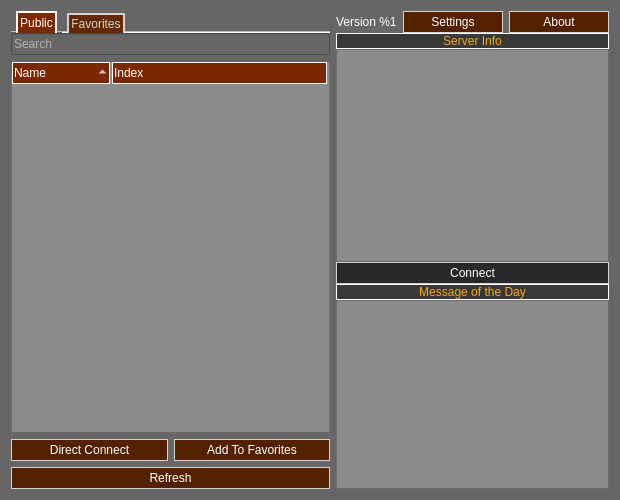
<?xml version="1.0" encoding="UTF-8"?>
<ui version="4.0">
 <class>lobby</class>
 <widget class="QWidget" name="lobby">
  <property name="geometry">
   <rect>
    <x>0</x>
    <y>0</y>
    <width>620</width>
    <height>500</height>
   </rect>
  </property>
  <property name="sizePolicy">
   <sizepolicy hsizetype="Expanding" vsizetype="Expanding">
    <horstretch>0</horstretch>
    <verstretch>0</verstretch>
   </sizepolicy>
  </property>
  <property name="contextMenuPolicy">
   <enum>Qt::CustomContextMenu</enum>
  </property>
  <property name="windowTitle">
   <string/>
  </property>
  <property name="styleSheet">
   <string notr="true">QWidget#lobby {
    background-color : rgba(102, 102, 102, 255);
}

QLabel {
    color: white;
}

QLineEdit {
    background-color: rgb(102,102,102);
  color: rgb(255, 255, 255);
}

QTreeWidget {
    background-color: rgb(102,102,102);
    color: white
}

QPushButton {
    border: 1px solid lightgray;
    background-color: rgb(84,33,0);
    color: white;
    padding: 3;
}

QPushButton:hover {
    border: 1px solid white;
    background-color: rgb(122,40,0);
}

QPushButton:pressed {
    border: 1px solid white;
    background-color: rgb(125,41,0);
    color: white;
}

QPushButton:disabled {
    background-color: rgb(40, 40, 40);
}

QTabBar::tab {
    border: 2px solid lightgray;
    background-color: rgb(100,41,0);
    color: lightgray;
    padding: 2;
    margin-right: 5px;
    margin-left: 5px;
  border-bottom: 0;
}

QTabBar::tab:selected, QTabBar::tab:hover {
    color: white;
    background-color: rgb(122,40,0);
}

QTabBar::tab:selected {
    background-color: rgb(122,40,0);
    border: 2px solid white;
  border-bottom: 0;
}

QTabBar::tab:!selected {
    margin-top: 2px; /* make non-selected tabs look smaller */
}

QHeaderView::section {
    border: 1px solid white;
    background-color: rgb(122,40,0);
    margin-right: 2px;
  padding: 1;
}

QHeaderView::section:pressed {
    background-color: rgb(84,33,0);
}

QHeaderView::up-arrow
{
    image: url(&quot;:/resource/ui/lobby_assets/up-arrow.png&quot;);
}

QHeaderView::down-arrow
{
    image: url(&quot;:/resource/ui/lobby_assets/down-arrow.png&quot;);
}

QScrollBar:vertical {
  background-color: rgba(140,140,140, 255);
  color : white
}

QScrollBar:horizontall {
  background-color: rgba(140,140,140, 255);
  color : white
}</string>
  </property>
  <layout class="QHBoxLayout" name="horizontalLayout">
   <item>
    <widget class="QWidget" native="true">
     <property name="sizePolicy">
      <sizepolicy hsizetype="Preferred" vsizetype="Preferred">
       <horstretch>3</horstretch>
       <verstretch>0</verstretch>
      </sizepolicy>
     </property>
     <layout class="QVBoxLayout" name="verticalLayout_3">
      <property name="leftMargin">
       <number>0</number>
      </property>
      <property name="topMargin">
       <number>0</number>
      </property>
      <property name="rightMargin">
       <number>0</number>
      </property>
      <property name="bottomMargin">
       <number>0</number>
      </property>
      <item>
       <widget class="QTabWidget" name="tabs">
        <property name="contextMenuPolicy">
         <enum>Qt::CustomContextMenu</enum>
        </property>
        <property name="layoutDirection">
         <enum>Qt::LeftToRight</enum>
        </property>
        <property name="styleSheet">
         <string notr="true"/>
        </property>
        <property name="currentIndex">
         <number>0</number>
        </property>
        <property name="documentMode">
         <bool>true</bool>
        </property>
        <widget class="QWidget">
         <attribute name="title">
          <string>Public</string>
         </attribute>
         <layout class="QVBoxLayout" name="verticalLayout_2">
          <property name="leftMargin">
           <number>0</number>
          </property>
          <property name="topMargin">
           <number>0</number>
          </property>
          <property name="rightMargin">
           <number>0</number>
          </property>
          <property name="bottomMargin">
           <number>0</number>
          </property>
          <item>
           <widget class="QLineEdit" name="public_search">
            <property name="placeholderText">
             <string>Search</string>
            </property>
           </widget>
          </item>
          <item>
           <widget class="QTreeWidget" name="public_tree">
            <property name="styleSheet">
             <string notr="true">QHeaderView, QTreeView {
background-color: rgba(140, 140, 140, 255);
color: rgb(255, 255, 255);
}

QToolTip {
color: black;
}</string>
            </property>
            <property name="textElideMode">
             <enum>Qt::ElideNone</enum>
            </property>
            <property name="indentation">
             <number>0</number>
            </property>
            <property name="rootIsDecorated">
             <bool>false</bool>
            </property>
            <property name="itemsExpandable">
             <bool>false</bool>
            </property>
            <property name="sortingEnabled">
             <bool>true</bool>
            </property>
            <property name="allColumnsShowFocus">
             <bool>true</bool>
            </property>
            <property name="expandsOnDoubleClick">
             <bool>false</bool>
            </property>
            <column>
             <property name="text">
              <string>Name</string>
             </property>
             <property name="textAlignment">
              <set>AlignLeading|AlignVCenter</set>
             </property>
            </column>
            <column>
             <property name="text">
              <string>Index</string>
             </property>
            </column>
           </widget>
          </item>
          <item>
           <layout class="QHBoxLayout">
            <item>
             <widget class="QPushButton" name="direct_connect">
              <property name="text">
               <string>Direct Connect</string>
              </property>
             </widget>
            </item>
            <item>
             <widget class="QPushButton" name="add_to_favorite">
              <property name="text">
               <string>Add To Favorites</string>
              </property>
             </widget>
            </item>
           </layout>
          </item>
         </layout>
        </widget>
        <widget class="QWidget">
         <attribute name="title">
          <string>Favorites</string>
         </attribute>
         <layout class="QVBoxLayout" name="verticalLayout">
          <property name="leftMargin">
           <number>0</number>
          </property>
          <property name="topMargin">
           <number>0</number>
          </property>
          <property name="rightMargin">
           <number>0</number>
          </property>
          <property name="bottomMargin">
           <number>0</number>
          </property>
          <item>
           <widget class="QTreeWidget" name="favorite_tree">
            <property name="contextMenuPolicy">
             <enum>Qt::CustomContextMenu</enum>
            </property>
            <property name="styleSheet">
             <string notr="true">background-color: rgba(140, 140, 140, 255);
color: rgb(255, 255, 255);

QToolTip {
  color: black;
};</string>
            </property>
            <property name="textElideMode">
             <enum>Qt::ElideNone</enum>
            </property>
            <property name="indentation">
             <number>0</number>
            </property>
            <property name="rootIsDecorated">
             <bool>false</bool>
            </property>
            <property name="itemsExpandable">
             <bool>false</bool>
            </property>
            <property name="sortingEnabled">
             <bool>true</bool>
            </property>
            <property name="allColumnsShowFocus">
             <bool>true</bool>
            </property>
            <property name="expandsOnDoubleClick">
             <bool>false</bool>
            </property>
            <column>
             <property name="text">
              <string>Name</string>
             </property>
            </column>
            <column>
             <property name="text">
              <string>Index</string>
             </property>
            </column>
           </widget>
          </item>
          <item>
           <layout class="QHBoxLayout">
            <item>
             <widget class="QPushButton" name="add_favorite">
              <property name="text">
               <string>Add Server</string>
              </property>
             </widget>
            </item>
            <item>
             <widget class="QPushButton" name="remove_favorite">
              <property name="text">
               <string>Remove Server</string>
              </property>
             </widget>
            </item>
            <item>
             <widget class="QPushButton" name="edit_favorite">
              <property name="text">
               <string>Edit Server</string>
              </property>
             </widget>
            </item>
           </layout>
          </item>
         </layout>
        </widget>
       </widget>
      </item>
      <item>
       <layout class="QHBoxLayout">
        <item>
         <widget class="QPushButton" name="refresh">
          <property name="text">
           <string>Refresh</string>
          </property>
         </widget>
        </item>
       </layout>
      </item>
     </layout>
    </widget>
   </item>
   <item>
    <widget class="QWidget" native="true">
     <property name="sizePolicy">
      <sizepolicy hsizetype="Preferred" vsizetype="Preferred">
       <horstretch>2</horstretch>
       <verstretch>0</verstretch>
      </sizepolicy>
     </property>
     <layout class="QVBoxLayout" name="verticalLayout_4">
      <property name="spacing">
       <number>0</number>
      </property>
      <property name="leftMargin">
       <number>0</number>
      </property>
      <property name="topMargin">
       <number>0</number>
      </property>
      <property name="rightMargin">
       <number>0</number>
      </property>
      <property name="bottomMargin">
       <number>0</number>
      </property>
      <item>
       <widget class="QWidget" native="true">
        <property name="sizePolicy">
         <sizepolicy hsizetype="Preferred" vsizetype="Preferred">
          <horstretch>0</horstretch>
          <verstretch>4</verstretch>
         </sizepolicy>
        </property>
        <layout class="QVBoxLayout" name="verticalLayout_5">
         <property name="spacing">
          <number>0</number>
         </property>
         <property name="leftMargin">
          <number>0</number>
         </property>
         <property name="topMargin">
          <number>0</number>
         </property>
         <property name="rightMargin">
          <number>0</number>
         </property>
         <property name="bottomMargin">
          <number>0</number>
         </property>
         <item>
          <widget class="QWidget" name="lobby_controls" native="true">
           <layout class="QHBoxLayout" name="horizontalLayout_2">
            <property name="leftMargin">
             <number>0</number>
            </property>
            <property name="topMargin">
             <number>0</number>
            </property>
            <property name="rightMargin">
             <number>0</number>
            </property>
            <property name="bottomMargin">
             <number>0</number>
            </property>
            <item>
             <widget class="QLabel" name="version">
              <property name="text">
               <string>Version %1</string>
              </property>
             </widget>
            </item>
            <item>
             <spacer>
              <property name="orientation">
               <enum>Qt::Horizontal</enum>
              </property>
              <property name="sizeType">
               <enum>QSizePolicy::Expanding</enum>
              </property>
              <property name="sizeHint" stdset="0">
               <size>
                <width>40</width>
                <height>20</height>
               </size>
              </property>
             </spacer>
            </item>
            <item>
             <widget class="QPushButton" name="options">
              <property name="sizePolicy">
               <sizepolicy hsizetype="Preferred" vsizetype="Fixed">
                <horstretch>0</horstretch>
                <verstretch>0</verstretch>
               </sizepolicy>
              </property>
              <property name="minimumSize">
               <size>
                <width>100</width>
                <height>0</height>
               </size>
              </property>
              <property name="text">
               <string>Settings</string>
              </property>
             </widget>
            </item>
            <item>
             <widget class="QPushButton" name="about">
              <property name="sizePolicy">
               <sizepolicy hsizetype="Preferred" vsizetype="Fixed">
                <horstretch>0</horstretch>
                <verstretch>0</verstretch>
               </sizepolicy>
              </property>
              <property name="minimumSize">
               <size>
                <width>100</width>
                <height>0</height>
               </size>
              </property>
              <property name="text">
               <string>About</string>
              </property>
             </widget>
            </item>
           </layout>
          </widget>
         </item>
         <item>
          <widget class="QLabel">
           <property name="styleSheet">
            <string notr="true">color: #F8A818;
background-color: #383838;
border: 1px solid white;</string>
           </property>
           <property name="text">
            <string>Server Info</string>
           </property>
           <property name="alignment">
            <set>Qt::AlignCenter</set>
           </property>
          </widget>
         </item>
         <item>
          <widget class="QTextBrowser" name="description">
           <property name="sizePolicy">
            <sizepolicy hsizetype="Expanding" vsizetype="Expanding">
             <horstretch>0</horstretch>
             <verstretch>0</verstretch>
            </sizepolicy>
           </property>
           <property name="styleSheet">
            <string notr="true">background-color: rgba(140, 140, 140, 255);
color: rgb(255, 255, 255);</string>
           </property>
          </widget>
         </item>
         <item>
          <widget class="QPushButton" name="connect">
           <property name="enabled">
            <bool>false</bool>
           </property>
           <property name="text">
            <string>Connect</string>
           </property>
          </widget>
         </item>
        </layout>
       </widget>
      </item>
      <item>
       <widget class="QWidget" native="true">
        <property name="sizePolicy">
         <sizepolicy hsizetype="Preferred" vsizetype="Preferred">
          <horstretch>0</horstretch>
          <verstretch>3</verstretch>
         </sizepolicy>
        </property>
        <layout class="QVBoxLayout" name="verticalLayout_6">
         <property name="spacing">
          <number>0</number>
         </property>
         <property name="leftMargin">
          <number>0</number>
         </property>
         <property name="topMargin">
          <number>0</number>
         </property>
         <property name="rightMargin">
          <number>0</number>
         </property>
         <property name="bottomMargin">
          <number>0</number>
         </property>
         <item>
          <widget class="QLabel">
           <property name="styleSheet">
            <string notr="true">color: #F8A818;
background-color: #383838;
border: 1px solid white;</string>
           </property>
           <property name="text">
            <string>Message of the Day</string>
           </property>
           <property name="alignment">
            <set>Qt::AlignCenter</set>
           </property>
          </widget>
         </item>
         <item>
          <widget class="QTextBrowser" name="motd">
           <property name="styleSheet">
            <string notr="true">background-color: rgba(140, 140, 140, 255);
color: rgb(255, 255, 255);</string>
           </property>
           <property name="openExternalLinks">
            <bool>true</bool>
           </property>
          </widget>
         </item>
        </layout>
       </widget>
      </item>
     </layout>
    </widget>
   </item>
  </layout>
 </widget>
 <resources/>
 <connections/>
</ui>
